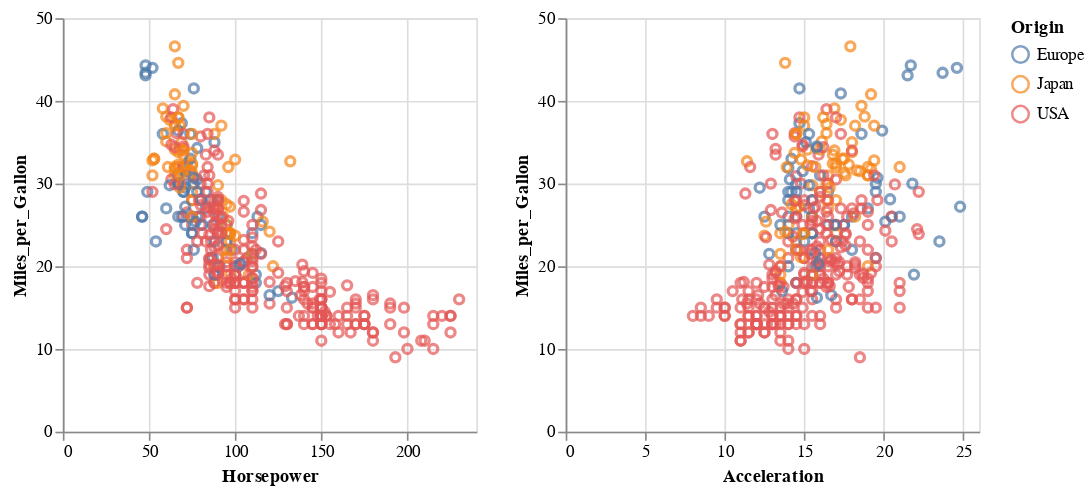

The code cell stored with this chart in its notebook:
### Markdown cell above
También es posible crear selecciones entrelazadas.

### Code cell
source = data.cars()

brush = alt.selection(type='interval', resolve='global')

base = alt.Chart(source).mark_point().encode(
    y='Miles_per_Gallon',
    color=alt.condition(brush, 'Origin', alt.ColorValue('gray')),
    tooltip=['Name', 'Origin', 'Horsepower', 'Miles_per_Gallon']
).properties(
    width=250,
    height=250
)

base.encode(x='Horsepower').add_selection(brush) | base.encode(x='Acceleration').interactive()

### Figure 1 — Vega-Lite specification as saved in the notebook (floating-point values rounded to 4 significant figures; data arrays with more than 128 entries replaced by an {"elided": "..."} marker saying what was removed)
{"$schema": "https://vega.github.io/schema/vega-lite/v3.4.0.json", "config": {"background": "white", "mark": {"tooltip": null}, "view": {"height": 300, "width": 400}}, "data": {"name": "data-f02450ab61490a1363517a0190416235"}, "datasets": {"data-f02450ab61490a1363517a0190416235": {"elided": "406 records"}}, "hconcat": [{"encoding": {"color": {"condition": {"field": "Origin", "selection": "selector007", "type": "nominal"}, "value": "gray"}, "tooltip": [{"field": "Name", "type": "nominal"}, {"field": "Origin", "type": "nominal"}, {"field": "Horsepower", "type": "quantitative"}, {"field": "Miles_per_Gallon", "type": "quantitative"}], "x": {"field": "Horsepower", "type": "quantitative"}, "y": {"field": "Miles_per_Gallon", "type": "quantitative"}}, "height": 250, "mark": "point", "selection": {"selector007": {"resolve": "global", "type": "interval"}}, "width": 250}, {"encoding": {"color": {"condition": {"field": "Origin", "selection": "selector007", "type": "nominal"}, "value": "gray"}, "tooltip": [{"field": "Name", "type": "nominal"}, {"field": "Origin", "type": "nominal"}, {"field": "Horsepower", "type": "quantitative"}, {"field": "Miles_per_Gallon", "type": "quantitative"}], "x": {"field": "Acceleration", "type": "quantitative"}, "y": {"field": "Miles_per_Gallon", "type": "quantitative"}}, "height": 250, "mark": "point", "selection": {"selector008": {"bind": "scales", "encodings": ["x", "y"], "type": "interval"}}, "width": 250}]}
